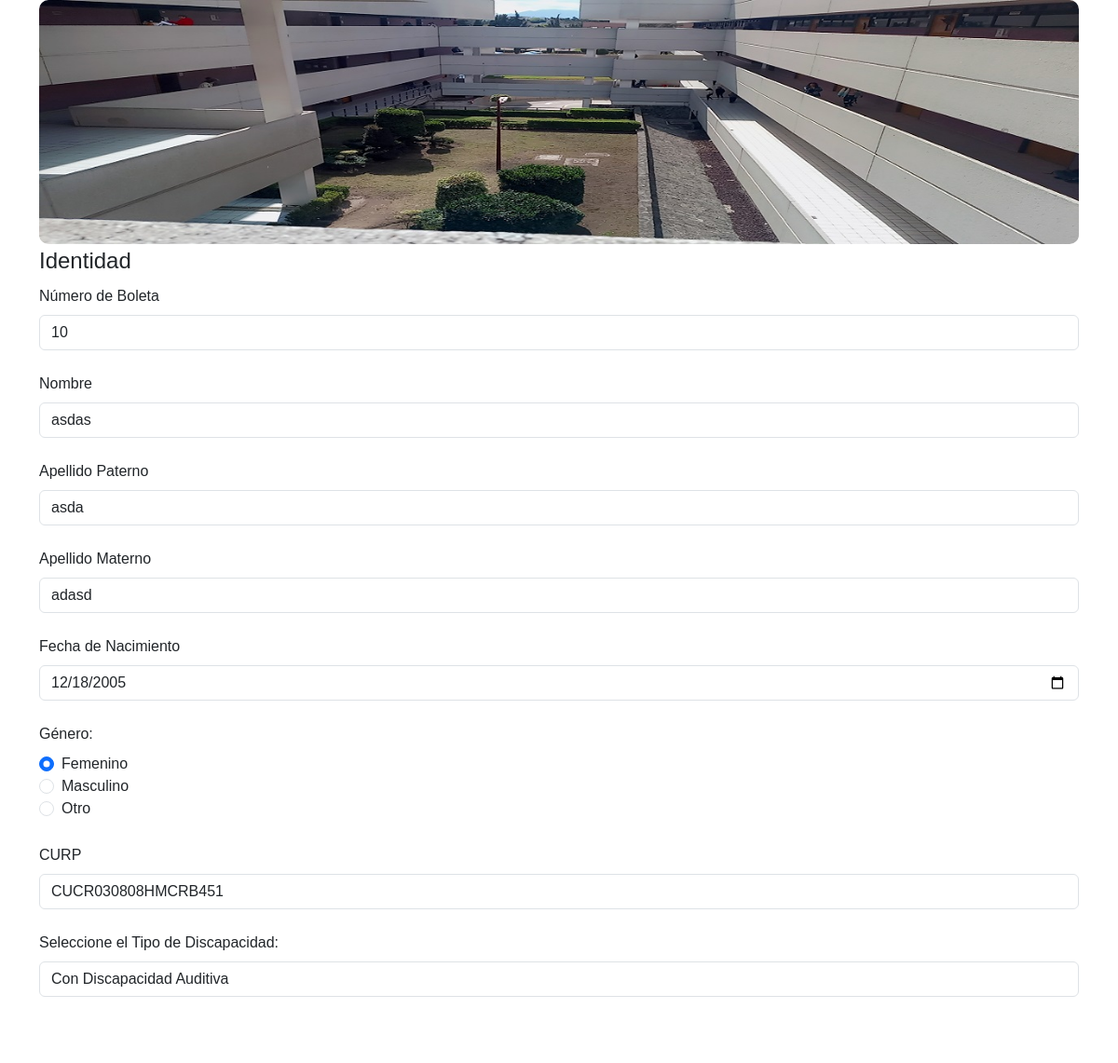
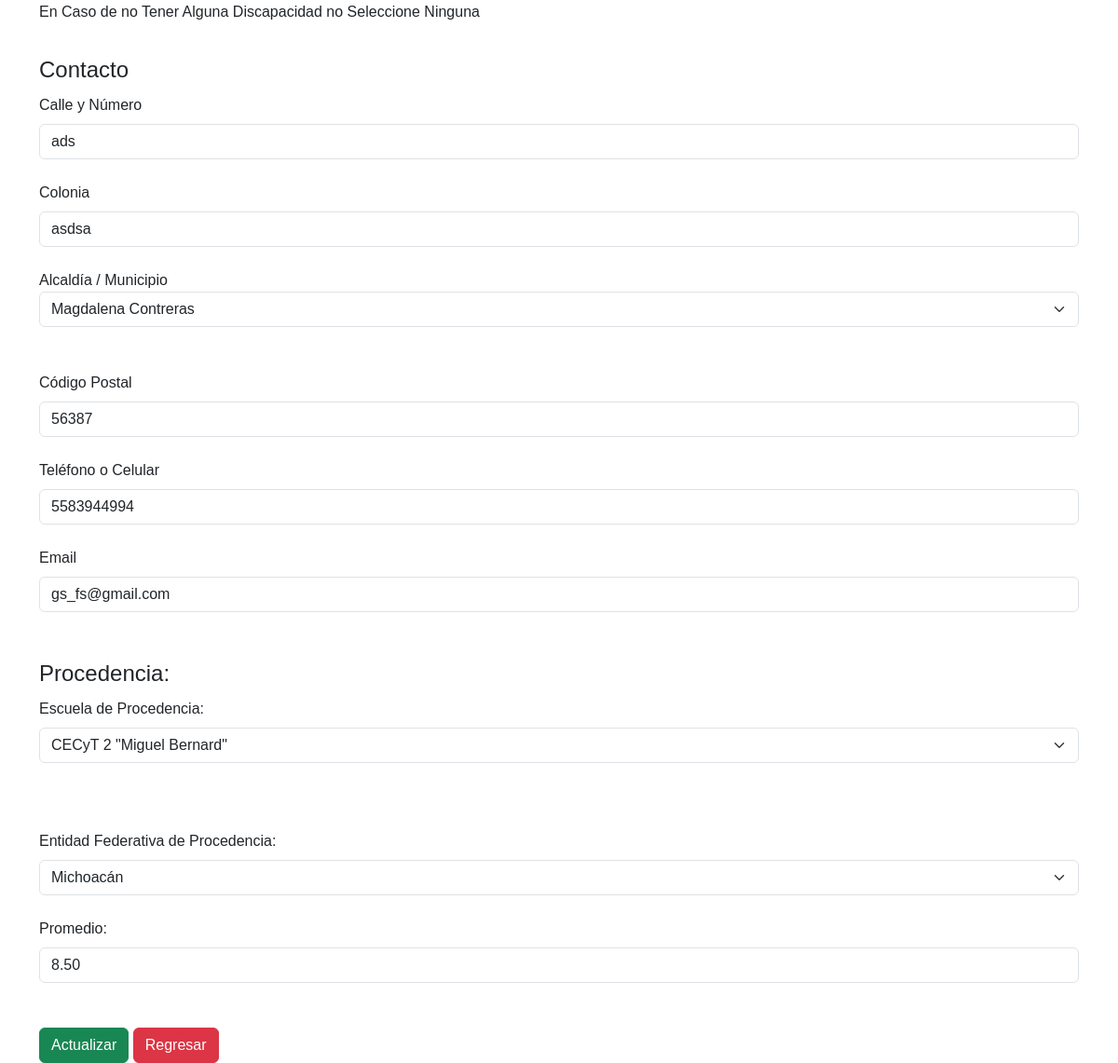
Page /crud/update.php?boleta=10 on the committed database (2 pictures, top to bottom).
### tables this page shows
CREATE TABLE `estudiantes` (
  `curp` varchar(18) NOT NULL,
  `boleta` varchar(255) DEFAULT NULL,
  `nombre` varchar(255) DEFAULT NULL,
  `apellidoP` varchar(255) DEFAULT NULL,
  `apellidoM` varchar(255) DEFAULT NULL,
  `fecha` date DEFAULT NULL,
  `genero` varchar(10) DEFAULT NULL,
  `discapacidad` varchar(255) DEFAULT NULL,
  `otraDiscapacidad` varchar(255) DEFAULT NULL,
  `calle` varchar(255) DEFAULT NULL,
  `col` varchar(255) DEFAULT NULL,
  `delegacion` varchar(255) DEFAULT NULL,
  `otroMunicipio` varchar(255) DEFAULT NULL,
  `cp` varchar(10) DEFAULT NULL,
  `tel` varchar(15) DEFAULT NULL,
  `email` varchar(255) DEFAULT NULL,
  `escuelaDeProcedencia` varchar(255) DEFAULT NULL,
  `otraEscuela` varchar(255) DEFAULT NULL,
  `estado` varchar(255) DEFAULT NULL,
  `promedio` decimal(4,2) DEFAULT NULL,
  `opcion` varchar(255) DEFAULT NULL,
  `dia_asignado` varchar(100) NOT NULL,
  `salon_asignado` varchar(50) NOT NULL,
  `hora_asignado` varchar(100) NOT NULL
);

### crud/update.php (the view, shortened to what this page needs)
<?php
include("../conexion/conexion.php");
?>
<!DOCTYPE html>
<html>
<head>
    <link href="https://cdn.jsdelivr.net/npm/bootstrap@5.3.2/dist/css/bootstrap.min.css" rel="stylesheet">
    <link rel="stylesheet" href="https://cdn.jsdelivr.net/npm/bootstrap-icons@1.11.2/font/bootstrap-icons.min.css">
    <link rel="stylesheet" type="text/css" href="../css/estilo2.css">
</head>
<body>
    <?php
    if(isset($_POST['enviar'])){
        $boleta = $_POST['boleta'];
        $nombre = $_POST['nombre'];
        $apellidoP = $_POST['apellidoP'];
        $apellidoM = $_POST['apellidoM'];
        $fecha = $_POST['fecha'];
        $genero = $_POST['genero'];
        $curp = $_POST['curp'];
        $discapacidad = $_POST['discapacidad'];
        $otraDiscapacidad = $_POST['otraDiscapacidad'];
        $calle = $_POST['calle'];
        $col = $_POST['col'];
        $delegacion = $_POST['delegacion'];
        $otroMunicipio = $_POST['otroMunicipio'];
        $cp = $_POST['cp'];
        $tel = $_POST['tel'];
        $email = $_POST['inputEmail3'];
        $escuelaDeProcedencia = $_POST['escuela_de_procedencias'];
        $otraEscuela = $_POST['otraEscuela'];
        $estado = $_POST['Estado'];
        $promedio = $_POST['Promedio'];
        $sql = "update estudiantes set
        curp = '".$curp."',
        boleta = '".$boleta."',
        nombre = '".$nombre."',
        apellidoP = '".$apellidoP."',
        apellidoM = '".$apellidoM."',
        fecha = '".$fecha."',
        genero = '".$genero."',
        discapacidad = '".$discapacidad."',
        otraDiscapacidad = '".$otraDiscapacidad."',
        calle = '".$calle."',
        col = '".$col."',
        otroMunicipio = '".$otroMunicipio."',
        delegacion = '".$delegacion."',
        cp = '".$cp."',
        tel = '".$tel."',
        email = '".$email."',
        escuelaDeProcedencia = '".$escuelaDeProcedencia."',
        otraEscuela = '".$otraEscuela."',
        estado = '".$estado."',
        promedio = '".$promedio."' where curp = '".$curp."' ";
        $resultado = mysqli_query($conexion, $sql);
		if ($resultado) {
		    echo "<script language='JavaScript'>
		            alert('Los datos se actualizaron correctamente');
		            location.assign('CRUD.php');
		          </script>";
		} else {
		    echo "<script language='JavaScript'>
		            alert('Los datos NO se actualizaron correctamente');
		            location.assign('CRUD.php');
		          </script>";
		}
        mysqli_close($conexion);
    } else {
        $boleta = $_GET['boleta'];
        $sql = "SELECT * FROM estudiantes WHERE boleta = '".$boleta."'";
        $resultado = mysqli_query($conexion, $sql);
        $fila = mysqli_fetch_assoc($resultado);
        $nombre = $fila['nombre'];
        $apellidoP = $fila['apellidoP'];
        $apellidoM = $fila['apellidoM'];
        $fecha = $fila['fecha'];
        $genero = $fila['genero'];
        $curp = $fila['curp'];
        $discapacidad = $fila['discapacidad'];
        $otraDiscapacidad = $fila['otraDiscapacidad'];
        $calle = $fila['calle'];
        $col = $fila['col'];
        $delegacion = $fila['delegacion'];
        $otroMunicipio = $fila['otroMunicipio'];
        $cp = $fila['cp'];
        $tel = $fila['tel'];
        $email = $fila['email'];
        $escuelaDeProcedencia = $fila['escuelaDeProcedencia'];
        $estado = $fila['estado'];
        $promedio = $fila['promedio'];
    ?>
    <div class="container">
    	<img class="img-fluid" src="../img/update.jpg">
    </div>
    <div class="container">
        <form action="<?=$_SERVER['PHP_SELF'] ?>" method="post" onchange="mostrarOcultarCampoA()">
            <fieldset>
            	<legend>Identidad</legend>
	            <label for="boleta" class="form-label">Número de Boleta</label>
	            <input type="text" class="form-control" name="boleta" id="boleta" maxlength="10" value="<?php echo $boleta; ?>"><br>
	            <label for="nombre" class="form-label">Nombre</label>
	            <input type="text" class="form-control" name="nombre" id="nombre" maxlength="50" value="<?php echo $nombre; ?>"><br>
	            <label for="apellidoP" class="form-label">Apellido Paterno</label>
	            <input type="text" class="form-control" name="apellidoP" id="apellidoP" maxlength="50" value="<?php echo $apellidoP; ?>"><br>
	            <label for="apellidoM" class="form-label">Apellido Materno</label>
	            <input type="text" class="form-control" name="apellidoM" id="apellidoM" maxlength="50" value="<?php echo $apellidoM; ?>"><br>
	            <label for="fecha" class="form-label">Fecha de Nacimiento</label>
	            <input type="date" class="form-control" name="fecha" id="fecha" min="1950-01-01" max="2005-12-31" value="<?php echo $fecha; ?>"><br>
	            <label for="genero" class="form-label">Género:</label><br>
				<div class="form-check">
				    <input type="radio" class="form-check-input" name="genero" id="genero1" value="Femenino" <?php echo ($genero === 'Femenino') ? 'checked' : ''; ?>>Femenino<br>
				    <input type="radio" class="form-check-input" name="genero" id="genero2" value="Masculino" <?php echo ($genero === 'Masculino') ? 'checked' : ''; ?>>Masculino<br>
				    <input type="radio" class="form-check-input" name="genero" id="genero3" value="Otro" <?php echo ($genero === 'Otro') ? 'checked' : ''; ?>>Otro<br><br>
				</div>
	            <label for="curp" class="form-label">CURP</label>
	            <input type="text" class="form-control" name="curp" id="curp" maxlength="18" value="<?php echo $curp; ?>"><br>
	            <label for="tipoDiscapacidad" class="form-label">Seleccione el Tipo de Discapacidad:</label>
				<input type="text" class="form-control" name="discapacidad" value="<?php echo $discapacidad;?>">
				<br>
				<input type="text" class="form-control" id="otraDiscapacidad" name="otraDiscapacidad" placeholder="Especifique otra discapacidad" value="<?php echo $otraDiscapacidad;?>"><br><br>
				<label class="form-label">En Caso de no Tener Alguna Discapacidad no Seleccione Ninguna</label><br>
            </fieldset><br>
            <fieldset>
            	<legend>Contacto</legend>
                <label for="calle" class = "form-label">Calle y Número</label>
                <input type="text" class = "form-control" id="calle" name="calle" value="<?php echo $calle;?>"><br>
                <label for="col" class = "form-label">Colonia</label>
                <input type="text" class = "form-control" id="col" name="col" value="<?php echo $col;?>"><br>
                <label for="alc">Alcaldía / Municipio</label><br>
				<select name="delegacion" id="delegacion" class="form-select" aria-label="Default select example" onchange="mostrarOcultarCampoC()">
				    <option value="Magdalena Contreras" <?php echo ($delegacion == 'Magdalena Contreras') ? 'selected' : ''; ?>>Magdalena Contreras</option>
				</select><br>
				<input type="text" class = "form-control" id="otroMunicipio" name="otroMunicipio" placeholder="Especifique el municipio de procedencia" value="<?php echo $otroMunicipio;?>"><br>
				<label for="cp" class="form-label">Código Postal</label>
                <input type="text" class="form-control" id="cp" name="cp" maxlength="5" value="<?php echo $cp; ?>"><br>
                <label for="tel" class="form-label">Teléfono o Celular</label>
                <input type="tel" class="form-control" id="tel" name="tel" value="<?php echo $tel; ?>"><br>
                <label for="inputEmail3" class="form-label">Email</label>
                <input type="email" class="form-control" id="inputEmail3" name = "inputEmail3" value="<?php echo $email;?>"><br>
            </fieldset><br>
            <fieldset>
            	<legend>Procedencia: </legend>
                    <label for="escuela_de_procedencias" class="form-label">Escuela de Procedencia:</label>
					<select name="escuela_de_procedencias" id="escuela_de_procedencias" class="form-select" onchange="mostrarOcultarCampoB()">
					    <option value="CECyT 2 Miguel Bernard" <?php echo ($escuelaDeProcedencia == 'CECyT 2 Miguel Bernard') ? 'selected' : ''; ?>>CECyT 2 "Miguel Bernard"</option>
					</select>
                    <br>
                    <br>
                    <br>
                <label for="Estado" class="form-label">Entidad Federativa de Procedencia:</label>
				<select name="Estado" id="Estado" class="form-select">
				    <option value="Michoacan" <?php echo ($estado == 'Michoacan') ? 'selected' : ''; ?>>Michoacán</option>
				</select><br>
                <label for="Promedio" class="form-label">Promedio:</label>
                <input type="text" class="form-control" name="Promedio" id="Promedio" min="6.0" max="10" step="0.01" maxlength="5" value="<?php echo $promedio; ?>"><br>
                <br>
            </fieldset>
            <input type="submit" name="enviar" class="btn btn-success" value="Actualizar">
	        <a href="CRUD.php" class="btn btn-danger">Regresar</a>
        </form>
    </div>
    <?php
    }
    ?>
</body>
</html>

### css/estilo2.css (style rules this page uses)
* { font-family: Arial, Helvetica, sans-serif; }
.img-fluid { width: 100%; height: auto; border-radius: 10px; }

### rows in the picture
estudiantes: nombre "asdas", apellidoP "asda", apellidoM "adasd", fecha "12/18/2005", genero "☑", curp "CUCR030808HMCRB451", discapacidad "Con Discapacidad Auditiva", calle "ads", col "asdsa", delegacion "Magdalena Contreras", cp "56387", tel "5583944994", inputEmail3 "gs_fs@gmail.com", escuela_de_procedencias "CECyT 2 \"Miguel Bernard\"", Estado "Michoacán", Promedio "8.50"
